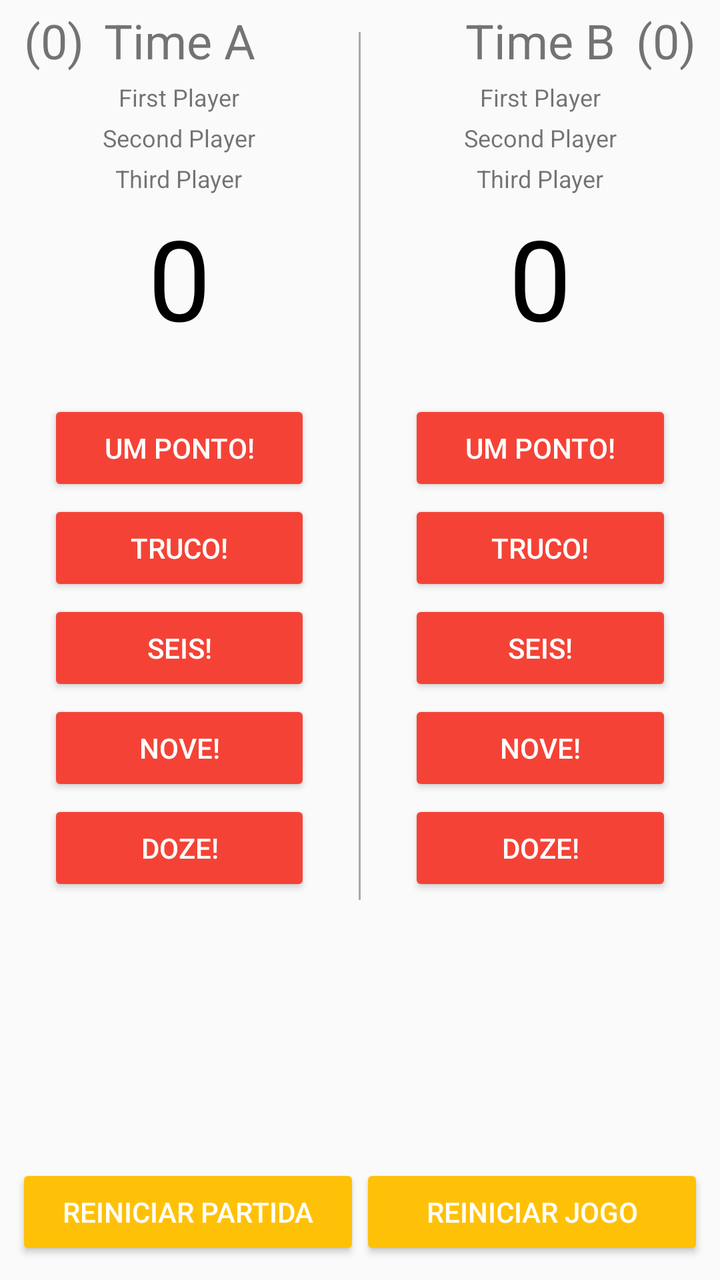
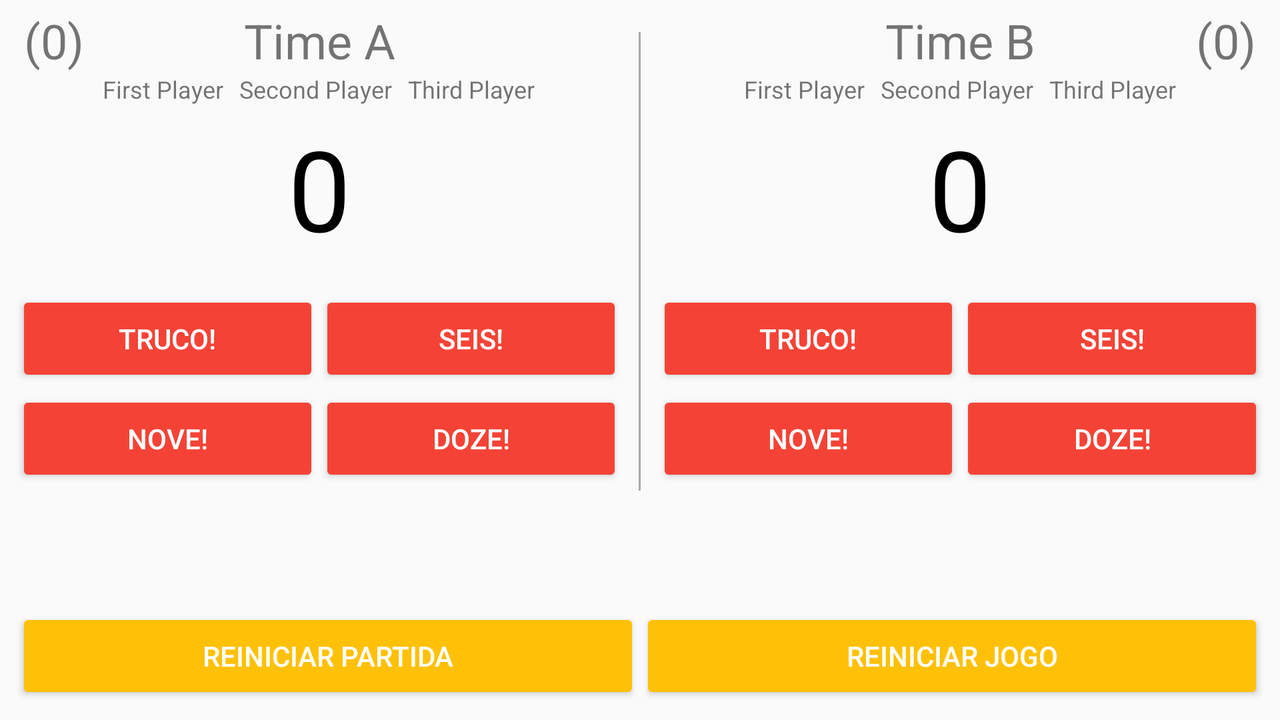

Compare how this app lays out the same screen by default and in its alternative resource folder. The renders come first, then the two layout files and the values they reference.
<!-- AndroidManifest.xml: application theme AppTheme -->
<!-- res/layout/activity_scoreboard.xml -->
<?xml version="1.0" encoding="utf-8"?>
<RelativeLayout xmlns:android="http://schemas.android.com/apk/res/android"
    xmlns:tools="http://schemas.android.com/tools"
    android:id="@+id/scoreboard_layout"
    android:layout_width="match_parent"
    android:layout_height="match_parent"
    xmlns:app="http://schemas.android.com/apk/res-auto"
    tools:context="br.com.fddittmar.manilha.activity.Scoreboard">


    <LinearLayout
        android:layout_width="match_parent"
        android:layout_height="wrap_content"
        android:orientation="horizontal">

        <LinearLayout
            android:layout_width="0dp"
            android:layout_height="wrap_content"
            android:layout_weight="1"
            android:orientation="vertical">

            <RelativeLayout
                android:layout_width="match_parent"
                android:layout_height="wrap_content"
                android:padding="4dp">

                <TextView
                    android:id="@+id/tv_team_a_games_won"
                    android:layout_width="wrap_content"
                    android:layout_height="wrap_content"
                    android:gravity="start"
                    android:text="@string/_0"
                    android:textSize="24sp"
                    android:layout_marginLeft="8dp"
                    android:layout_marginStart="8dp"/>

                <TextView
                    android:id="@+id/tv_team_a"
                    android:layout_width="match_parent"
                    android:layout_height="wrap_content"
                    android:gravity="center_horizontal"
                    android:text="@string/team_a"
                    android:textSize="24sp" />

                <TextView
                    android:id="@+id/tv_first_player_a"
                    android:layout_width="wrap_content"
                    android:layout_height="wrap_content"
                    tools:text="First Player"
                    android:textSize="12sp"
                    android:layout_marginTop="4dp"
                    android:layout_below="@+id/tv_team_a"
                    android:layout_centerHorizontal="true"/>

                <TextView
                    android:id="@+id/tv_second_player_a"
                    android:layout_width="wrap_content"
                    android:layout_height="wrap_content"
                    tools:text="Second Player"
                    android:textSize="12sp"
                    android:layout_below="@+id/tv_first_player_a"
                    android:layout_marginTop="4dp"
                    android:layout_marginBottom="4dp"
                    android:layout_centerHorizontal="true"/>

                <TextView
                    android:id="@+id/tv_third_player_a"
                    android:layout_width="wrap_content"
                    android:layout_height="wrap_content"
                    tools:text="Third Player"
                    android:textSize="12sp"
                    android:layout_below="@+id/tv_second_player_a"
                    android:layout_centerHorizontal="true"/>

            </RelativeLayout>

            <TextView
                android:id="@+id/team_a_score"
                android:layout_width="match_parent"
                android:layout_height="wrap_content"
                android:gravity="center"
                android:paddingBottom="24dp"
                android:text="@string/tv_zero"
                android:textColor="@android:color/black"
                android:textSize="56sp" />

            <Button
                android:theme="@style/CounterButton"
                android:id="@+id/addOneTeamA"
                android:layout_width="match_parent"
                android:layout_height="wrap_content"
                android:layout_marginBottom="2dp"
                android:layout_marginLeft="24dp"
                android:layout_marginRight="24dp"
                android:onClick="addTeamAPoints"
                android:text="@string/btn_one_point" />

            <Button
                android:theme="@style/CounterButton"
                android:id="@+id/addThreeTeamA"
                android:layout_width="match_parent"
                android:layout_height="wrap_content"
                android:layout_marginBottom="2dp"
                android:layout_marginLeft="24dp"
                android:layout_marginRight="24dp"
                android:onClick="addTeamAPoints"
                android:text="@string/btn_truco" />

            <Button
                android:theme="@style/CounterButton"
                android:id="@+id/addSixTeamA"
                android:layout_width="match_parent"
                android:layout_height="wrap_content"
                android:layout_marginBottom="2dp"
                android:layout_marginLeft="24dp"
                android:layout_marginRight="24dp"
                android:onClick="addTeamAPoints"
                android:text="@string/btn_six" />

            <Button
                android:theme="@style/CounterButton"
                android:id="@+id/addNineTeamA"
                android:layout_width="match_parent"
                android:layout_height="wrap_content"
                android:layout_marginBottom="2dp"
                android:layout_marginLeft="24dp"
                android:layout_marginRight="24dp"
                android:onClick="addTeamAPoints"
                android:text="@string/btn_nine" />

            <Button
                android:theme="@style/CounterButton"
                android:id="@+id/addTwelveTeamA"
                android:layout_width="match_parent"
                android:layout_height="wrap_content"
                android:layout_marginBottom="2dp"
                android:layout_marginLeft="24dp"
                android:layout_marginRight="24dp"
                android:onClick="addTeamAPoints"
                android:text="@string/btn_twelve" />


        </LinearLayout>

        <View
            android:layout_width="1dp"
            android:layout_height="match_parent"
            android:layout_marginTop="16dp"
            android:background="@android:color/darker_gray" />

        <LinearLayout
            android:layout_width="0dp"
            android:layout_height="match_parent"
            android:layout_weight="1"
            android:orientation="vertical">

            <RelativeLayout
                android:layout_width="match_parent"
                android:layout_height="wrap_content"
                android:padding="4dp">

                <TextView
                    android:id="@+id/tv_team_b_games_won"
                    android:layout_width="wrap_content"
                    android:layout_height="wrap_content"
                    android:gravity="end"
                    android:text="@string/_0"
                    android:textSize="24sp"
                    android:layout_marginRight="8dp"
                    android:layout_marginEnd="8dp"
                    android:layout_alignParentEnd="true"
                    android:layout_alignParentRight="true"/>


                <TextView
                    android:id="@+id/tv_team_b"
                    android:layout_width="match_parent"
                    android:layout_height="wrap_content"
                    android:gravity="center_horizontal"
                    android:text="@string/team_b"
                    android:textSize="24sp" />

                <TextView
                    android:id="@+id/tv_first_player_b"
                    android:layout_width="wrap_content"
                    android:layout_height="wrap_content"
                    tools:text="First Player"
                    android:textSize="12sp"
                    android:layout_marginTop="4dp"
                    android:layout_below="@+id/tv_team_b"
                    android:layout_centerHorizontal="true"/>

                <TextView
                    android:id="@+id/tv_second_player_b"
                    android:layout_width="wrap_content"
                    android:layout_height="wrap_content"
                    tools:text="Second Player"
                    android:textSize="12sp"
                    android:layout_below="@+id/tv_first_player_b"
                    android:layout_marginTop="4dp"
                    android:layout_marginBottom="4dp"
                    android:layout_centerHorizontal="true"/>

                <TextView
                    android:id="@+id/tv_third_player_b"
                    android:layout_width="wrap_content"
                    android:layout_height="wrap_content"
                    tools:text="Third Player"
                    android:textSize="12sp"
                    android:layout_below="@+id/tv_second_player_b"
                    android:layout_centerHorizontal="true"/>

            </RelativeLayout>

            <TextView
                android:id="@+id/team_b_score"
                android:layout_width="match_parent"
                android:layout_height="wrap_content"
                android:gravity="center"
                android:paddingBottom="24dp"
                android:text="@string/tv_zero"
                android:textColor="#000000"
                android:textSize="56sp" />

            <Button
                android:theme="@style/CounterButton"
                android:id="@+id/addOneTeamB"
                android:layout_width="match_parent"
                android:layout_height="wrap_content"
                android:layout_marginBottom="2dp"
                android:layout_marginLeft="24dp"
                android:layout_marginRight="24dp"
                android:onClick="addTeamBPoints"
                android:text="@string/btn_one_point" />

            <Button
                android:theme="@style/CounterButton"
                android:id="@+id/addThreeTeamB"
                android:layout_width="match_parent"
                android:layout_height="wrap_content"
                android:layout_marginBottom="2dp"
                android:layout_marginLeft="24dp"
                android:layout_marginRight="24dp"
                android:onClick="addTeamBPoints"
                android:text="@string/btn_truco" />

            <Button
                android:theme="@style/CounterButton"
                android:id="@+id/addSixTeamB"
                android:layout_width="match_parent"
                android:layout_height="wrap_content"
                android:layout_marginBottom="2dp"
                android:layout_marginLeft="24dp"
                android:layout_marginRight="24dp"
                android:onClick="addTeamBPoints"
                android:text="@string/btn_six" />

            <Button
                android:theme="@style/CounterButton"
                android:id="@+id/addNineTeamB"
                android:layout_width="match_parent"
                android:layout_height="wrap_content"
                android:layout_marginBottom="2dp"
                android:layout_marginLeft="24dp"
                android:layout_marginRight="24dp"
                android:onClick="addTeamBPoints"
                android:text="@string/btn_nine" />

            <Button
                android:theme="@style/CounterButton"
                android:id="@+id/addTwelveTeamB"
                android:layout_width="match_parent"
                android:layout_height="wrap_content"
                android:layout_marginBottom="2dp"
                android:layout_marginLeft="24dp"
                android:layout_marginRight="24dp"
                android:onClick="addTeamBPoints"
                android:text="@string/btn_twelve" />
        </LinearLayout>
    </LinearLayout>

    <LinearLayout
        android:layout_width="match_parent"
        android:layout_height="wrap_content"
        android:orientation="horizontal"
        android:layout_marginBottom="10dp"
        android:layout_marginLeft="16dp"
        android:layout_alignParentBottom="true"
        android:layout_centerHorizontal="true">

        <Button
            android:theme="@style/ResetButton"
            android:layout_width="0dp"
            android:layout_weight="1"
            android:layout_height="wrap_content"
            android:onClick="resetScore"
            android:text="@string/btn_reset"/>

        <Button
            android:theme="@style/ResetButton"
            android:layout_width="0dp"
            android:layout_weight="1"
            android:layout_height="wrap_content"
            android:onClick="resetAll"
            android:text="@string/resetGame" />

    </LinearLayout>


</RelativeLayout>
<!-- resources referenced by this layout -->
<resources>
  <string name="_0">(0)</string>
  <string name="btn_nine">Nove!</string>
  <string name="btn_one_point">Um ponto!</string>
  <string name="btn_reset">Reiniciar Partida</string>
  <string name="btn_six">Seis!</string>
  <string name="btn_truco">Truco!</string>
  <string name="btn_twelve">Doze!</string>
  <string name="resetGame">Reiniciar jogo</string>
  <string name="team_a">Time A</string>
  <string name="team_b">Time B</string>
  <string name="tv_zero">0</string>
  <style name="CounterButton" parent="Theme.AppCompat.Light.NoActionBar">
          <item name="colorButtonNormal">@color/colorPrimary</item>
          <item name="colorControlHighlight">@color/colorPrimaryDark</item>
          <item name="android:textColor">@android:color/white</item>
      </style>
  <style name="ResetButton" parent="Theme.AppCompat.Light.NoActionBar">
          <item name="colorButtonNormal">@color/colorAccent</item>
          <item name="colorControlHighlight">@color/colorAccentDark</item>
          <item name="android:textColor">@android:color/white</item>
      </style>
  <style name="AppTheme" parent="Theme.AppCompat.Light.DarkActionBar">
          
          <item name="colorPrimary">@color/colorPrimary</item>
          <item name="colorPrimaryDark">@color/colorPrimaryDark</item>
          <item name="colorAccent">@color/colorAccent</item>
      </style>
  <color name="colorPrimary">#F44336</color>
  <color name="colorPrimaryDark">#D32F2F</color>
  <color name="colorAccent">#FFC107</color>
  <color name="colorAccentDark">#FFA000</color>
</resources>
<!-- res/layout-land/activity_scoreboard.xml (the repository's variant of the layout above) -->
<!-- drawn on the phone turned sideways -->
<?xml version="1.0" encoding="utf-8"?>
<RelativeLayout xmlns:android="http://schemas.android.com/apk/res/android"
    xmlns:tools="http://schemas.android.com/tools"
    android:layout_width="match_parent"
    android:layout_height="match_parent"
    xmlns:app="http://schemas.android.com/apk/res-auto"
    tools:context="br.com.fddittmar.manilha.activity.Scoreboard">


    <LinearLayout
            android:layout_width="match_parent"
            android:layout_height="wrap_content"
            android:layout_alignParentBottom="true"
            android:orientation="horizontal"
            android:layout_gravity="center_horizontal"
            android:layout_marginTop="20dp"
            android:layout_marginBottom="8dp"
            android:layout_marginLeft="8dp"
            android:layout_marginRight="8dp">

            <Button
                android:theme="@style/ResetButton"
                android:layout_width="0dp"
                android:layout_weight="1"
                android:layout_height="wrap_content"
                android:onClick="resetScore"
                android:text="@string/btn_reset"/>

            <Button
                android:theme="@style/ResetButton"
                android:layout_width="0dp"
                android:layout_weight="1"
                android:layout_height="wrap_content"
                android:onClick="resetAll"
                android:text="@string/resetGame" />
        </LinearLayout>

    <LinearLayout
        android:layout_width="match_parent"
        android:layout_height="wrap_content"
        android:orientation="horizontal"
        android:layout_alignParentTop="true"
        android:layout_alignParentLeft="true"
        android:layout_alignParentStart="true">

        <LinearLayout
            android:layout_width="0dp"
            android:layout_height="wrap_content"
            android:layout_weight="1"
            android:orientation="vertical">

            <RelativeLayout
                android:layout_width="match_parent"
                android:layout_height="wrap_content"
                android:padding="4dp">

                <TextView
                    android:id="@+id/tv_team_a_games_won"
                    android:layout_width="wrap_content"
                    android:layout_height="wrap_content"
                    android:gravity="left"
                    android:text="(0)"
                    android:textSize="24sp"
                    android:layout_marginLeft="8dp"/>

                <TextView
                    android:id="@+id/tv_team_a"
                    android:layout_width="match_parent"
                    android:layout_height="wrap_content"
                    android:gravity="center_horizontal"
                    android:text="@string/team_a"
                    android:textSize="24sp" />

                <LinearLayout
                    android:id="@+id/tv_list_playersA"
                    android:layout_width="wrap_content"
                    android:layout_height="wrap_content"
                    android:layout_centerHorizontal="true"
                    android:layout_below="@+id/tv_team_a">

                    <TextView
                        android:id="@+id/tv_first_player_a"
                        android:layout_width="wrap_content"
                        android:layout_height="wrap_content"
                        tools:text="First Player"
                        android:layout_marginRight="8dp"
                        android:textSize="12sp"/>

                    <TextView
                        android:id="@+id/tv_second_player_a"
                        android:layout_width="wrap_content"
                        android:layout_height="wrap_content"
                        tools:text="Second Player"
                        android:layout_marginRight="8dp"
                        android:textSize="12sp"/>

                    <TextView
                        android:id="@+id/tv_third_player_a"
                        android:layout_width="wrap_content"
                        android:layout_height="wrap_content"
                        tools:text="Third Player"
                        android:textSize="12sp"/>

                </LinearLayout>


            </RelativeLayout>


            <TextView
                android:id="@+id/team_a_score"
                android:layout_width="match_parent"
                android:layout_height="wrap_content"
                android:gravity="center"
                android:paddingBottom="14dp"
                android:text="@string/tv_zero"
                android:textColor="@android:color/black"
                android:textSize="56sp" />

            <LinearLayout
                android:layout_width="match_parent"
                android:layout_height="wrap_content"
                android:orientation="horizontal"
                android:layout_gravity="center_horizontal"
                android:layout_marginRight="8dp"
                android:layout_marginLeft="8dp">

                <Button
                    android:theme="@style/CounterButton"
                    android:id="@+id/addThreeTeamA"
                    android:layout_width="0dp"
                    android:layout_weight="1"
                    android:layout_height="wrap_content"
                    android:layout_marginBottom="2dp"
                    android:onClick="addTeamAPoints"
                    android:text="@string/btn_truco" />

                <Button
                    android:theme="@style/CounterButton"
                    android:id="@+id/addSixTeamA"
                    android:layout_width="0dp"
                    android:layout_weight="1"
                    android:layout_height="wrap_content"
                    android:layout_marginBottom="2dp"
                    android:onClick="addTeamAPoints"
                    android:text="@string/btn_six" />

            </LinearLayout>

            <LinearLayout
                android:layout_width="match_parent"
                android:layout_height="wrap_content"
                android:orientation="horizontal"
                android:layout_gravity="center_horizontal"
                android:layout_marginRight="8dp"
                android:layout_marginLeft="8dp">

                <Button
                    android:theme="@style/CounterButton"
                    android:id="@+id/addNineTeamA"
                    android:layout_width="0dp"
                    android:layout_weight="1"
                    android:layout_height="wrap_content"
                    android:layout_marginBottom="2dp"
                    android:onClick="addTeamAPoints"
                    android:text="@string/btn_nine" />

                <Button
                    android:theme="@style/CounterButton"
                    android:id="@+id/addTwelveTeamA"
                    android:layout_width="0dp"
                    android:layout_weight="1"
                    android:layout_height="wrap_content"
                    android:layout_marginBottom="2dp"
                    android:onClick="addTeamAPoints"
                    android:text="@string/btn_twelve" />

            </LinearLayout>


        </LinearLayout>

        <View
            android:layout_width="1dp"
            android:layout_height="match_parent"
            android:layout_marginTop="16dp"
            android:background="@android:color/darker_gray" />

        <LinearLayout
            android:layout_width="0dp"
            android:layout_height="match_parent"
            android:layout_weight="1"
            android:orientation="vertical">

            <RelativeLayout
                android:layout_width="match_parent"
                android:layout_height="wrap_content"
                android:padding="4dp">

                <TextView
                    android:id="@+id/tv_team_b_games_won"
                    android:layout_width="wrap_content"
                    android:layout_height="wrap_content"
                    android:gravity="right"
                    android:text="(0)"
                    android:textSize="24sp"
                    android:layout_marginRight="8dp"
                    android:layout_alignParentEnd="true"
                    android:layout_alignParentRight="true"/>

                <TextView
                    android:id="@+id/tv_team_b"
                    android:layout_width="match_parent"
                    android:layout_height="wrap_content"
                    android:gravity="center"
                    android:text="@string/team_b"
                    android:textSize="24sp" />

                <LinearLayout
                    android:id="@+id/tv_list_playersB"
                    android:layout_width="wrap_content"
                    android:layout_height="wrap_content"
                    android:layout_centerHorizontal="true"
                    android:layout_below="@+id/tv_team_b">

                    <TextView
                        android:id="@+id/tv_first_player_b"
                        android:layout_width="wrap_content"
                        android:layout_height="wrap_content"
                        tools:text="First Player"
                        android:layout_marginRight="8dp"
                        android:textSize="12sp"/>

                    <TextView
                        android:id="@+id/tv_second_player_b"
                        android:layout_width="wrap_content"
                        android:layout_height="wrap_content"
                        tools:text="Second Player"
                        android:layout_marginRight="8dp"
                        android:textSize="12sp"/>


                    <TextView
                        android:id="@+id/tv_third_player_b"
                        android:layout_width="wrap_content"
                        android:layout_height="wrap_content"
                        tools:text="Third Player"
                        android:textSize="12sp"/>

                </LinearLayout>

            </RelativeLayout>

            <TextView
                android:id="@+id/team_b_score"
                android:layout_width="match_parent"
                android:layout_height="wrap_content"
                android:gravity="center"
                android:paddingBottom="14dp"
                android:text="@string/tv_zero"
                android:textColor="@android:color/black"
                android:textSize="56sp" />


            <LinearLayout
                android:layout_width="match_parent"
                android:layout_height="wrap_content"
                android:orientation="horizontal"
                android:layout_marginRight="8dp"
                android:layout_marginLeft="8dp">

                <Button
                    android:theme="@style/CounterButton"
                    android:id="@+id/addThreeTeamB"
                    android:layout_width="0dp"
                    android:layout_weight="1"
                    android:layout_height="wrap_content"
                    android:layout_marginBottom="2dp"
                    android:onClick="addTeamBPoints"
                    android:text="@string/btn_truco" />

                <Button
                    android:theme="@style/CounterButton"
                    android:id="@+id/addSixTeamB"
                    android:layout_width="0dp"
                    android:layout_weight="1"
                    android:layout_height="wrap_content"
                    android:layout_marginBottom="2dp"
                    android:onClick="addTeamBPoints"
                    android:text="@string/btn_six" />

            </LinearLayout>

            <LinearLayout
                android:layout_width="match_parent"
                android:layout_height="wrap_content"
                android:orientation="horizontal"
                android:layout_gravity="center_horizontal"
                android:layout_marginRight="8dp"
                android:layout_marginLeft="8dp">

                <Button
                    android:theme="@style/CounterButton"
                    android:id="@+id/addNineTeamB"
                    android:layout_width="0dp"
                    android:layout_weight="1"
                    android:layout_height="wrap_content"
                    android:layout_marginBottom="2dp"
                    android:onClick="addTeamBPoints"
                    android:text="@string/btn_nine" />

                <Button
                    android:theme="@style/CounterButton"
                    android:id="@+id/addTwelveTeamB"
                    android:layout_width="0dp"
                    android:layout_weight="1"
                    android:layout_height="wrap_content"
                    android:layout_marginBottom="2dp"
                    android:onClick="addTeamBPoints"
                    android:text="@string/btn_twelve" />

            </LinearLayout>



        </LinearLayout>
    </LinearLayout>


</RelativeLayout>
<!-- resources referenced by the variant -->
<!-- as the phone turned sideways resolves them -->
<resources>
  <string name="btn_nine">Nove!</string>
  <string name="btn_reset">Reiniciar Partida</string>
  <string name="btn_six">Seis!</string>
  <string name="btn_truco">Truco!</string>
  <string name="btn_twelve">Doze!</string>
  <string name="resetGame">Reiniciar jogo</string>
  <string name="team_a">Time A</string>
  <string name="team_b">Time B</string>
  <string name="tv_zero">0</string>
  <style name="CounterButton" parent="Theme.AppCompat.Light.NoActionBar">
          <item name="colorButtonNormal">@color/colorPrimary</item>
          <item name="colorControlHighlight">@color/colorPrimaryDark</item>
          <item name="android:textColor">@android:color/white</item>
      </style>
  <style name="ResetButton" parent="Theme.AppCompat.Light.NoActionBar">
          <item name="colorButtonNormal">@color/colorAccent</item>
          <item name="colorControlHighlight">@color/colorAccentDark</item>
          <item name="android:textColor">@android:color/white</item>
      </style>
  <style name="AppTheme" parent="Theme.AppCompat.Light.DarkActionBar">
          
          <item name="colorPrimary">@color/colorPrimary</item>
          <item name="colorPrimaryDark">@color/colorPrimaryDark</item>
          <item name="colorAccent">@color/colorAccent</item>
      </style>
  <color name="colorPrimary">#F44336</color>
  <color name="colorPrimaryDark">#D32F2F</color>
  <color name="colorAccent">#FFC107</color>
  <color name="colorAccentDark">#FFA000</color>
</resources>
